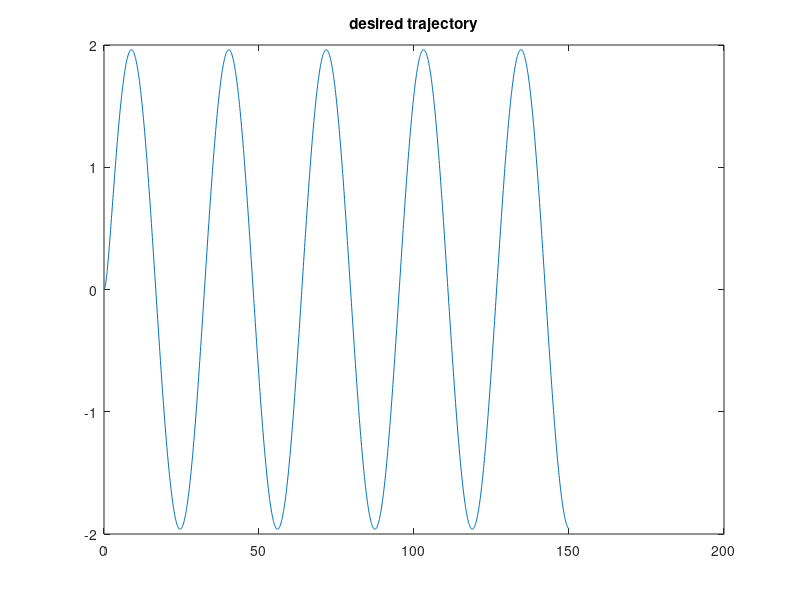

This figure's MATLAB source: (Note: this script raises an error after producing the figure.)

%% April 2021 update
%%
clear all
close all

%% simulation time definition
interval=0.1;
t_space = 0:interval:150;

%% Model Definition
am = 1;
bm = +2;
% r = 5;
% r = r *ones(1,length(t_space));
r = sin(0.2*t_space);
u_r = r;
Wm = tf(bm,[1 am]);
xm = lsim(Wm,u_r,t_space);
figure()
plot(t_space,xm);
title('desired trajectory');

gamma1=0.3; %0.2 and 0.3 also work
gamma2=0.3;


%% Plant Definition for simulation purposes
km=250;
kT=0.004;
Tm=0.5;
a =  1/Tm;
b = km*kT/Tm;
Gp = tf(b,[1 a]);
Gp_ss = ss(Gp); %for b,a <0 the system is unstable that's why I don't expect k, l to actually converge
% a must be positive, b can be whatever
% test = lsim(Gp_ss,ones(1,length(t_space)),t_space);
% plot(t_space,test)

%% Initialization of loop variables
x=zeros;
u = zeros;
k=zeros;
l=zeros;
k_l = zeros(length(t_space),2);
x(1)=0;
e(1)=0;
kstar=(am-a)/b
lstar=bm/b
kp = calculate_k(Gp);
km = calculate_k(Wm);
sgn = sign(kp)/sign(km); 

%% MRAC process
for i=1:(length(xm)-1)
    
    t = t_space(i):interval:t_space(i+1);
    u(i) = -k_l(i,1)*x(i) + k_l(i,2)*r(i); %deleted the minus in front of k_l( , 1) here and put it 
    %in the adaptive law 
    
    input=u(i) * ones(1,length(t));
    temp = lsim(Gp_ss,input,t,x(i));
    x(i+1)=temp(end);
    
    e(i+1)=x(i+1)-xm(i+1);
    
    [k_l(i+1,1),k_l(i+1,2)]= calculate_k_l(gamma1,gamma2,e(i+1),x(i+1),r(i+1),t,k_l(i,:),sign(b)); %sign(b)
    
end

%% Figure Generation
save workspace.mat
figures()
